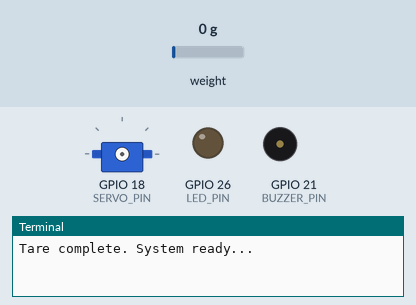
Recording of a program running on a simulated Raspberry Pi (BCM pin numbers). Shown: servo, output pins drawn as LEDs (lit = HIGH), buzzer (waves = sounding, pin HIGH), the last lines printed to the terminal. Inputs (shaded band) come from the test bench; at power-on: weight on the scale 0 g. Servo angles are drawn from the pulse width (0.5 ms = 0°, 2.5 ms = 180°).

Above: at 2.6 s.
2.7 s: weight on the scale set to 4 g
5.7 s: weight on the scale set to 7 g
At 7.1 s:
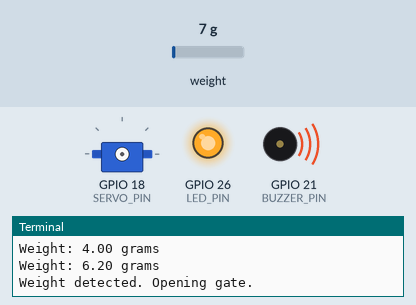
Timing chart, 0 to 8.7 s (numbered marks = the images above; inputs shaded):
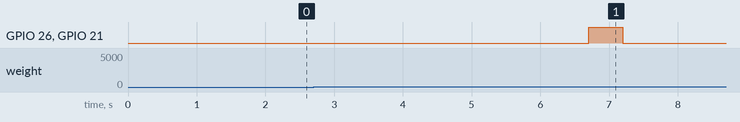

The program:

final_code.py
```python
import time
import RPi.GPIO as GPIO
from hx711 import HX711
# Pin setup
DT = 5
SCK = 6
SERVO_PIN = 18
LED_PIN = 26
BUZZER_PIN = 21
# Threshold for weight (grams)
WEIGHT_THRESHOLD = 1  # adjust based on sensitivity
SAMPLES = 15
DEADZONE = 5
# Servo angles
OPEN_ANGLE = 90
CLOSE_ANGLE = 0
# GPIO Setup
GPIO.setwarnings(False)
GPIO.setmode(GPIO.BCM)
GPIO.setup(LED_PIN, GPIO.OUT)
GPIO.setup(BUZZER_PIN, GPIO.OUT)
GPIO.setup(SERVO_PIN, GPIO.OUT)

# Setup PWM for servo
servo = GPIO.PWM(SERVO_PIN, 50)
servo.start(0)

def set_angle(angle):
    duty = 2 + (angle / 18)
    GPIO.output(SERVO_PIN, True)
    servo.ChangeDutyCycle(duty)
    time.sleep(0.5)
    GPIO.output(SERVO_PIN, False)
    servo.ChangeDutyCycle(0)

def alert():
    GPIO.output(LED_PIN, GPIO.HIGH)
    GPIO.output(BUZZER_PIN, GPIO.HIGH)
    time.sleep(0.5)
    GPIO.output(BUZZER_PIN, GPIO.LOW)
    GPIO.output(LED_PIN, GPIO.LOW)

# Initialize HX711
hx = HX711(DT, SCK)
hx.set_reading_format("MSB", "MSB")
hx.set_reference_unit(-5052.77)  # Your calibrated value
hx.reset()
hx.tare()
print("Tare complete. System ready...")

# Track gate state
gate_open = False

try:
    while True:
        # Average weight
        weight = sum([hx.get_weight(1) for _ in range(SAMPLES)]) / SAMPLES
        print(f"Weight: {weight:.2f} grams")

        # Apply deadzone
        if abs(weight) < DEADZONE:
            weight = 0

        if abs(weight) >= WEIGHT_THRESHOLD and not gate_open:
            print("Weight detected. Opening gate.")
            alert()
            set_angle(OPEN_ANGLE)
            gate_open = True

        elif abs(weight) < WEIGHT_THRESHOLD and gate_open:
            print("Weight removed. Closing gate.")
            alert()
            set_angle(CLOSE_ANGLE)
            gate_open = False

        hx.power_down()
        hx.power_up()
        time.sleep(0.5)

except KeyboardInterrupt:
    print("Exiting...")
    servo.stop()
    GPIO.cleanup()
```

Measured:
- the behaviour switches between 5 and 6 g on weight on the scale (found by bisection; images 0 and 1)
- after the input at 5.7 s, GPIO 26 (LED_PIN), GPIO 21 (BUZZER_PIN): LOW → HIGH after 1.0 s, → LOW 0.50 s later
